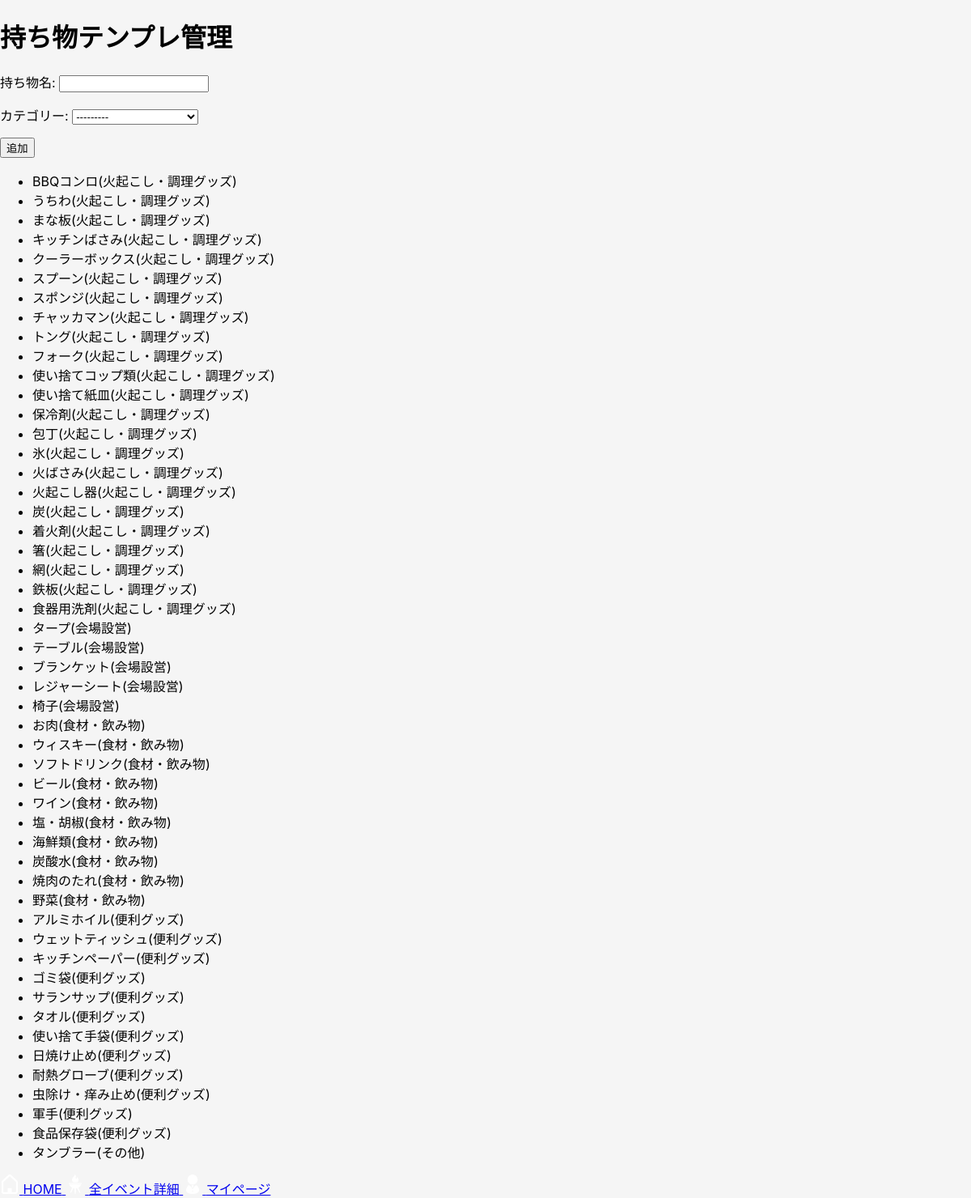
The page /bbq-items/ (signed in) on the database as committed earlier.
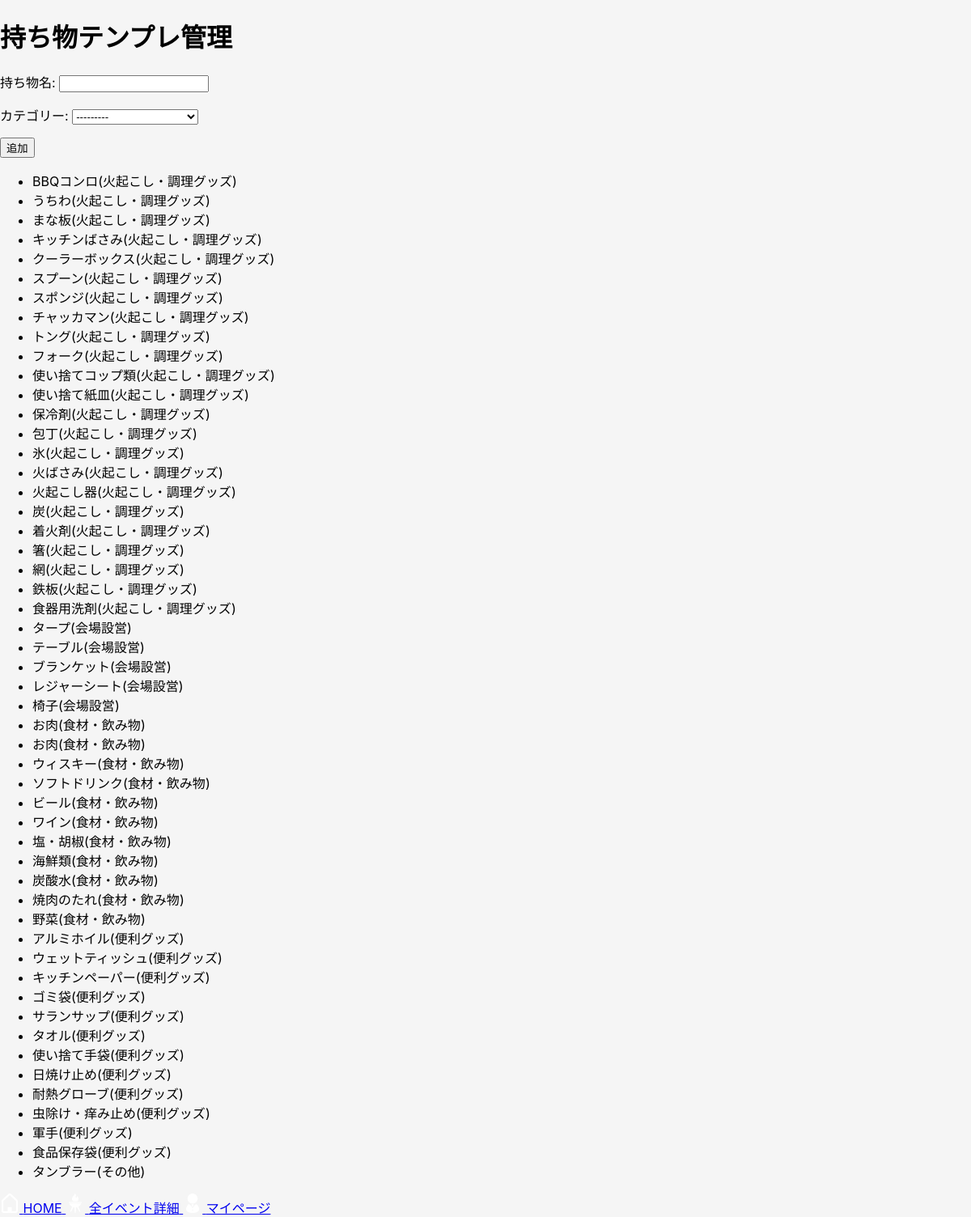
The same page on the database as committed later.
### bbq_app/models.py (models this page shows, shortened)
class BbqItem(models.Model):
    class Category(models.IntegerChoices):
        FIRE = 1, "火起こし・調理グッズ"
        PLACE = 2, "会場設営"
        FOOD = 3, "食材・飲み物"
        CONVENIENCE = 4, "便利グッズ"
        OTHER = 5, "その他"
    user = models.ForeignKey(settings.AUTH_USER_MODEL, null=True, blank=True, on_delete=models.CASCADE, related_name="bbq_items")
    name = models.CharField("持ち物名", max_length=50)
    category = models.IntegerField(choices=Category.choices)
    created_at = models.DateTimeField(auto_now_add=True)
    updated_at = models.DateTimeField(auto_now=True)

### bbq_app/views.py (the view)
# urls.py: path("bbq-items/", views.bbq_item_list_create, name="bbq_item_list_create"),
@login_required
def bbq_item_list_create(request):
    items = BbqItem.objects.filter(
        Q(user=request.user) | Q(user__isnull=True)).order_by("category", "name")
    if request.method == "POST":
        form = BbqItemForm(request.POST)
        if form.is_valid():
            bbq_item = form.save(commit=False)
            bbq_item.user = request.user
            bbq_item.save()
            return redirect("bbq_item_list_create")
    else:
        form = BbqItemForm()
    return render(
        request,
        "bbq_app/bbqitem_list_create.html",
        {"items":items, "form":form})

### bbq_app/forms.py
class BbqItemForm(forms.ModelForm):
    class Meta:
        model = BbqItem
        fields = ["name", "category"]
        labels = {
            "name": "持ち物名",
            "category": "カテゴリー",
        }

### bbq_app/templates/bbq_app/bbqitem_list_create.html (shortened to what this page needs)
{% extends "bbq_app/base.html" %}
{% block content %}
<h1>持ち物テンプレ管理</h1>
<form method="post">
    {{ form.as_p }}
    <button type="submit">追加</button>
</form>
<ul>
{% for item in items %}
    <li>
        {{ item.name }}({{ item.get_category_display }})
    </li>
{% empty %}
    <li>テンプレ持ち物はまだありません</li>
{% endfor %}
</ul>
{% endblock %}

Rows that differ between the two databases and show on the page:
added BbqItem: name "お肉", category "食材・飲み物"
